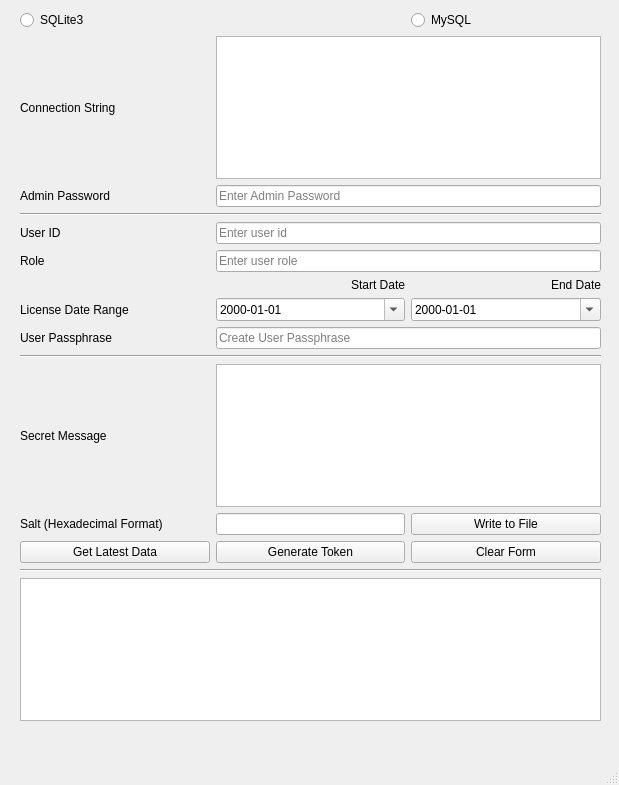
<?xml version="1.0" encoding="UTF-8"?>
<ui version="4.0">
 <class>keyGeneratorApp</class>
 <widget class="QMainWindow" name="keyGeneratorApp">
  <property name="geometry">
   <rect>
    <x>0</x>
    <y>0</y>
    <width>619</width>
    <height>785</height>
   </rect>
  </property>
  <property name="windowTitle">
   <string>Key Generator</string>
  </property>
  <widget class="QWidget" name="centralwidget">
   <widget class="QWidget" name="gridLayoutWidget">
    <property name="geometry">
     <rect>
      <x>20</x>
      <y>10</y>
      <width>581</width>
      <height>711</height>
     </rect>
    </property>
    <layout class="QGridLayout" name="gridLayout" columnstretch="1,1,1">
     <item row="4" column="0">
      <widget class="QLabel" name="label_3">
       <property name="text">
        <string>User ID</string>
       </property>
      </widget>
     </item>
     <item row="12" column="0">
      <widget class="QPushButton" name="getTokenData">
       <property name="text">
        <string>Get Latest Data</string>
       </property>
      </widget>
     </item>
     <item row="1" column="0">
      <widget class="QLabel" name="label">
       <property name="text">
        <string>Connection String</string>
       </property>
      </widget>
     </item>
     <item row="12" column="1">
      <widget class="QPushButton" name="generateTokenData">
       <property name="text">
        <string>Generate Token</string>
       </property>
      </widget>
     </item>
     <item row="5" column="1" colspan="2">
      <widget class="QLineEdit" name="userRole">
       <property name="placeholderText">
        <string>Enter user role</string>
       </property>
      </widget>
     </item>
     <item row="11" column="1">
      <widget class="QLineEdit" name="saltMessage">
       <property name="enabled">
        <bool>true</bool>
       </property>
       <property name="readOnly">
        <bool>true</bool>
       </property>
      </widget>
     </item>
     <item row="4" column="1" colspan="2">
      <widget class="QLineEdit" name="userId">
       <property name="placeholderText">
        <string>Enter user id</string>
       </property>
      </widget>
     </item>
     <item row="10" column="0">
      <widget class="QLabel" name="label_7">
       <property name="text">
        <string>Secret Message</string>
       </property>
      </widget>
     </item>
     <item row="11" column="0">
      <widget class="QLabel" name="label_8">
       <property name="text">
        <string>Salt (Hexadecimal Format)</string>
       </property>
      </widget>
     </item>
     <item row="7" column="1">
      <widget class="QDateEdit" name="startDate">
       <property name="displayFormat">
        <string>yyyy-MM-dd</string>
       </property>
       <property name="calendarPopup">
        <bool>true</bool>
       </property>
      </widget>
     </item>
     <item row="8" column="0">
      <widget class="QLabel" name="label_6">
       <property name="text">
        <string>User Passphrase</string>
       </property>
      </widget>
     </item>
     <item row="12" column="2">
      <widget class="QPushButton" name="clearForm">
       <property name="text">
        <string>Clear Form</string>
       </property>
      </widget>
     </item>
     <item row="14" column="0" colspan="3">
      <widget class="QTableView" name="tableView"/>
     </item>
     <item row="7" column="0">
      <widget class="QLabel" name="label_5">
       <property name="text">
        <string>License Date Range</string>
       </property>
      </widget>
     </item>
     <item row="9" column="0" colspan="3">
      <widget class="Line" name="line_2">
       <property name="orientation">
        <enum>Qt::Orientation::Horizontal</enum>
       </property>
      </widget>
     </item>
     <item row="3" column="0" colspan="3">
      <widget class="Line" name="line">
       <property name="orientation">
        <enum>Qt::Orientation::Horizontal</enum>
       </property>
      </widget>
     </item>
     <item row="6" column="2">
      <widget class="QLabel" name="label_10">
       <property name="text">
        <string>End Date</string>
       </property>
       <property name="alignment">
        <set>Qt::AlignmentFlag::AlignRight|Qt::AlignmentFlag::AlignTrailing|Qt::AlignmentFlag::AlignVCenter</set>
       </property>
      </widget>
     </item>
     <item row="11" column="2">
      <widget class="QPushButton" name="writeToFile">
       <property name="text">
        <string>Write to File</string>
       </property>
      </widget>
     </item>
     <item row="0" column="0">
      <widget class="QRadioButton" name="databaseOption_sqlite">
       <property name="text">
        <string>SQLite3</string>
       </property>
      </widget>
     </item>
     <item row="6" column="1">
      <widget class="QLabel" name="label_9">
       <property name="text">
        <string>Start Date</string>
       </property>
       <property name="alignment">
        <set>Qt::AlignmentFlag::AlignRight|Qt::AlignmentFlag::AlignTrailing|Qt::AlignmentFlag::AlignVCenter</set>
       </property>
      </widget>
     </item>
     <item row="2" column="1" colspan="2">
      <widget class="QLineEdit" name="adminPassword">
       <property name="echoMode">
        <enum>QLineEdit::EchoMode::Password</enum>
       </property>
       <property name="placeholderText">
        <string>Enter Admin Password</string>
       </property>
      </widget>
     </item>
     <item row="0" column="2">
      <widget class="QRadioButton" name="databaseOption_mysql">
       <property name="text">
        <string>MySQL</string>
       </property>
      </widget>
     </item>
     <item row="2" column="0">
      <widget class="QLabel" name="label_2">
       <property name="text">
        <string>Admin Password</string>
       </property>
      </widget>
     </item>
     <item row="7" column="2">
      <widget class="QDateEdit" name="endDate">
       <property name="displayFormat">
        <string>yyyy-MM-dd</string>
       </property>
       <property name="calendarPopup">
        <bool>true</bool>
       </property>
      </widget>
     </item>
     <item row="8" column="1" colspan="2">
      <widget class="QLineEdit" name="userPassphrase">
       <property name="placeholderText">
        <string>Create User Passphrase</string>
       </property>
      </widget>
     </item>
     <item row="5" column="0">
      <widget class="QLabel" name="label_4">
       <property name="text">
        <string>Role</string>
       </property>
      </widget>
     </item>
     <item row="13" column="0" colspan="3">
      <widget class="Line" name="line_3">
       <property name="orientation">
        <enum>Qt::Orientation::Horizontal</enum>
       </property>
      </widget>
     </item>
     <item row="1" column="1" colspan="2">
      <widget class="QTextEdit" name="connectionString"/>
     </item>
     <item row="10" column="1" colspan="2">
      <widget class="QTextEdit" name="secretMessage">
       <property name="readOnly">
        <bool>true</bool>
       </property>
      </widget>
     </item>
    </layout>
   </widget>
  </widget>
  <widget class="QMenuBar" name="menubar">
   <property name="geometry">
    <rect>
     <x>0</x>
     <y>0</y>
     <width>619</width>
     <height>30</height>
    </rect>
   </property>
  </widget>
  <widget class="QStatusBar" name="statusbar"/>
 </widget>
 <resources/>
 <connections/>
</ui>
